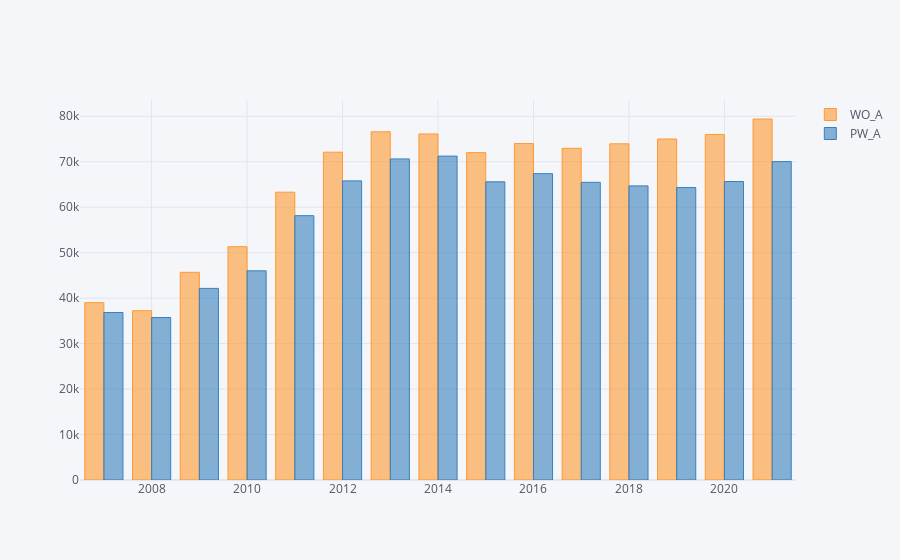

This figure's notebook cell:
### Code cell
df.groupby("YEAR")[["WO_A","PW_A"]].quantile(.25).iplot(kind = "bar")

### Figure 1 — Plotly figure (JSON) as saved in the notebook; plotly's stock layout.template omitted (floating-point values rounded to 4 significant figures)
{"data": [{"marker": {"color": "rgba(255, 153, 51, 0.6)", "line": {"color": "rgba(255, 153, 51, 1.0)", "width": 1}}, "name": "WO_A", "orientation": "v", "text": "", "type": "bar", "x": [2007, 2008, 2009, 2010, 2011, 2012, 2013, 2014, 2015, 2016, 2017, 2018, 2019, 2020, 2021], "y": [39000, 37232, 45680.0, 51314, 63300.0, 72100, 76586, 76107, 72000, 74000, 72946, 73940, 75000, 76000, 79400]}, {"marker": {"color": "rgba(55, 128, 191, 0.6)", "line": {"color": "rgba(55, 128, 191, 1.0)", "width": 1}}, "name": "PW_A", "orientation": "v", "text": "", "type": "bar", "x": [2007, 2008, 2009, 2010, 2011, 2012, 2013, 2014, 2015, 2016, 2017, 2018, 2019, 2020, 2021], "y": [36840.0, 35734, 42143, 46010, 58136, 65790.0, 70616, 71240, 65582, 67390.0, 65478, 64688, 64320.0, 65650.0, 70034]}], "layout": {"legend": {"bgcolor": "#F5F6F9", "font": {"color": "#4D5663"}}, "paper_bgcolor": "#F5F6F9", "plot_bgcolor": "#F5F6F9", "title": {"font": {"color": "#4D5663"}}, "xaxis": {"gridcolor": "#E1E5ED", "showgrid": true, "tickfont": {"color": "#4D5663"}, "title": {"font": {"color": "#4D5663"}, "text": ""}, "zerolinecolor": "#E1E5ED"}, "yaxis": {"gridcolor": "#E1E5ED", "showgrid": true, "tickfont": {"color": "#4D5663"}, "title": {"font": {"color": "#4D5663"}, "text": ""}, "zerolinecolor": "#E1E5ED"}}}
